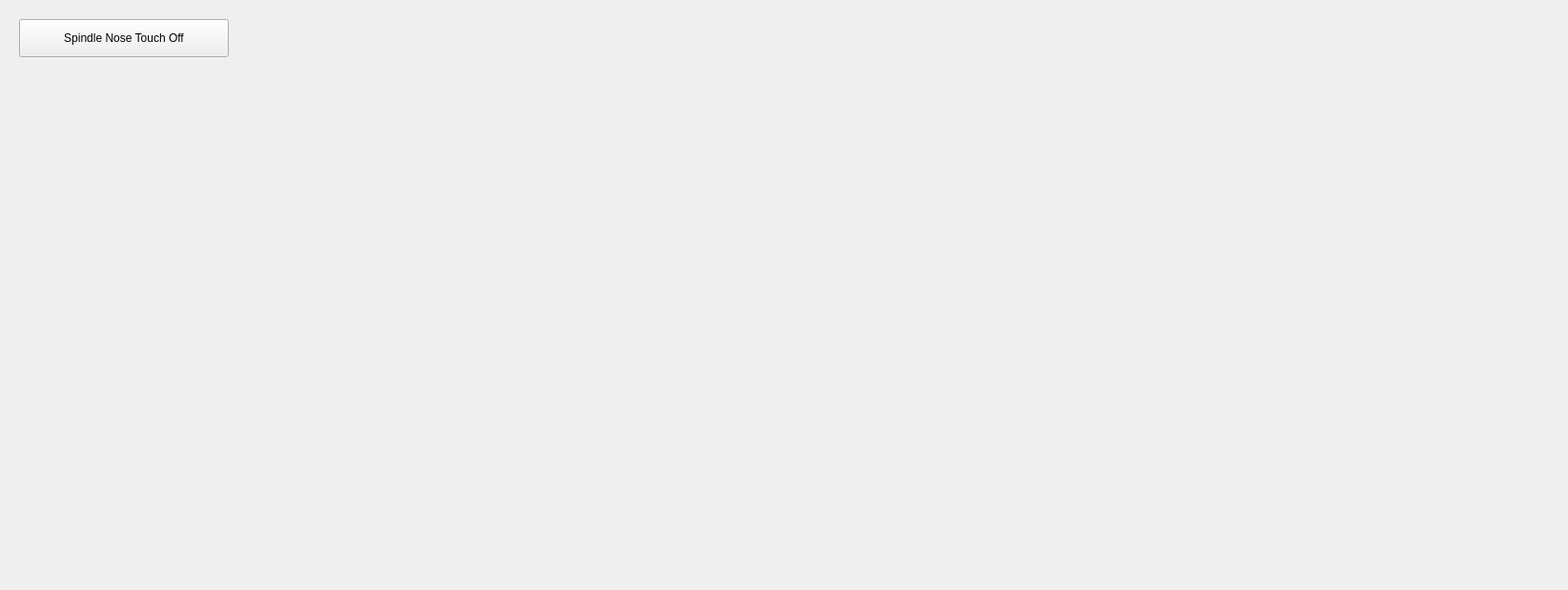
<?xml version="1.0" encoding="UTF-8"?>
<ui version="4.0">
 <class>spindle_nose_touch_off</class>
 <widget class="QWidget" name="spindle_nose_touch_off">
  <property name="geometry">
   <rect>
    <x>0</x>
    <y>0</y>
    <width>1645</width>
    <height>619</height>
   </rect>
  </property>
  <property name="maximumSize">
   <size>
    <width>1645</width>
    <height>619</height>
   </size>
  </property>
  <property name="windowTitle">
   <string>Spindle Nose Touch Off</string>
  </property>
  <property name="sidebar" stdset="0">
   <bool>false</bool>
  </property>
  <widget class="QPushButton" name="btnSpindleNoseTouchOff">
   <property name="geometry">
    <rect>
     <x>20</x>
     <y>20</y>
     <width>220</width>
     <height>40</height>
    </rect>
   </property>
   <property name="text">
    <string>Spindle Nose Touch Off</string>
   </property>
  </widget>
 </widget>
 <resources/>
 <connections/>
</ui>
